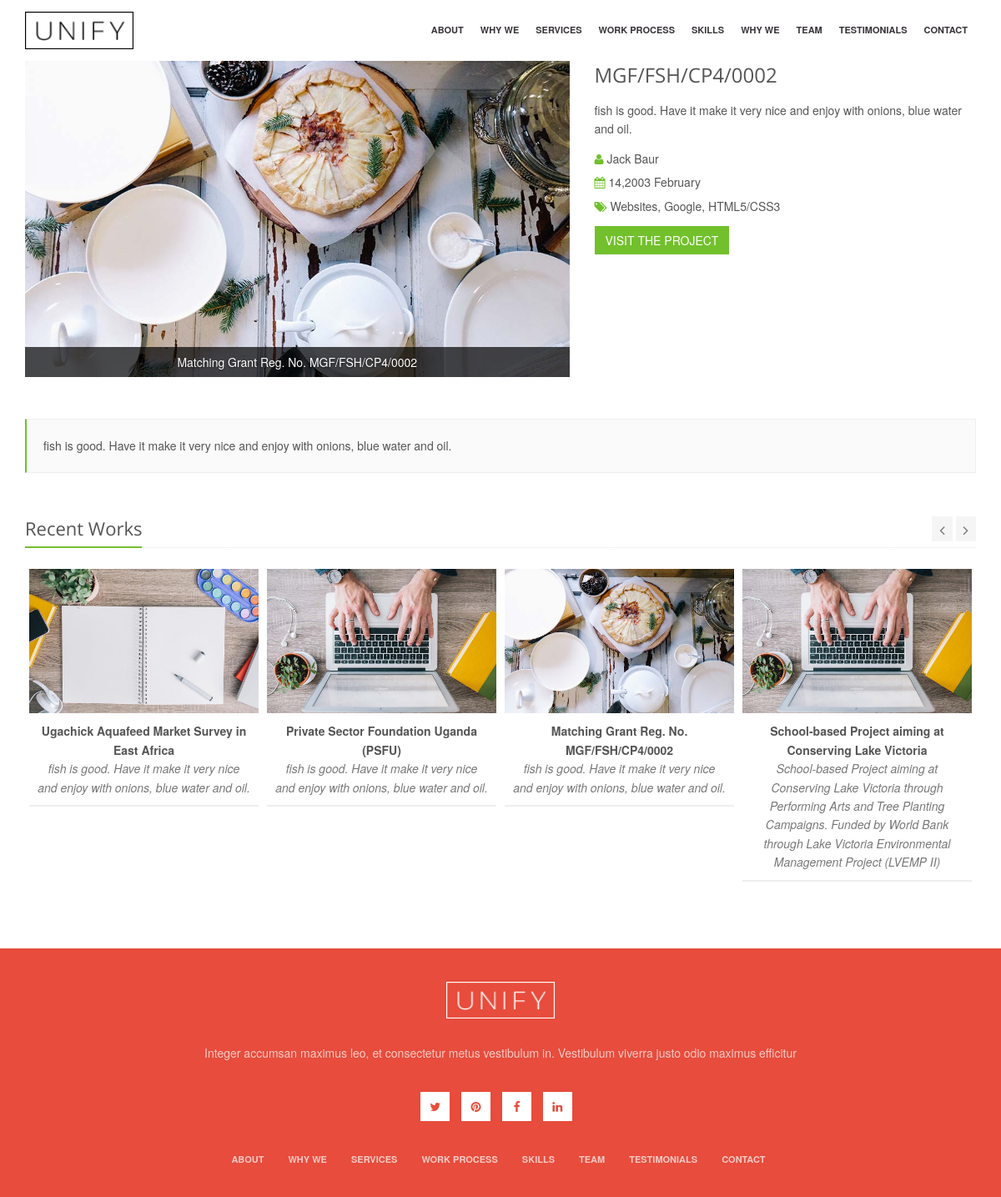
The app's page /welcome/tryPage/3 with its own data.
### tables this page shows
CREATE TABLE `portifolio` (
  `portifolio_id` int(30) NOT NULL,
  `portifolio_name` varchar(230) NOT NULL,
  `portifolio_image` varchar(150) NOT NULL,
  `portifolio_description` text NOT NULL,
  `date_joined` datetime NOT NULL DEFAULT CURRENT_TIMESTAMP,
  `category` enum('Fishery','Educ','philosp','market') NOT NULL
);

### application/controllers/Welcome.php (called while the page is built, shortened)
<?php
class Welcome extends CI_Controller {
	public function __construct(){
		$this->load->model("Portifolio");
	}
	public function tryPage( $id )
	{
		$data = array("portifolio"=>$this->Portifolio->get_portifolio($id), "portifolios"=>$this->Portifolio->get_portifolios());
		$this->load->view('try', $data);
	}
}

### index.php (called while the page is built, shortened)
<?php
require_once BASEPATH.'core/CodeIgniter.php';

### application/models/Portifolio.php (called while the page is built, shortened)
<?php
class Portifolio extends CI_Model {
    public $table;
    public $order_by;
    function __construct(){
        $this->table = "portifolio";
        $this->order_by = "date_joined";
    }
    function get_portifolios(){
        $this->db->order_by($this->order_by, 'DESC');
        $result  = $this->db->get($this->table);
        return $result->result();
    }
    function get_portifolio($id){
        $this->db->where("portifolio_id", $id);
        $result  = $this->db->get($this->table);
        return $result->row();
    }
}

### application/views/try.php (the view, shortened to what this page needs)
<!DOCTYPE html>
<html lang="en-us">
<head>
	<link rel="stylesheet" href="<?php echo base_url();?>asset1/plugins/bootstrap/css/bootstrap.min.css">
	<link rel="stylesheet" href="<?php echo base_url();?>asset1/css/app.css">
	<link rel="stylesheet" href="<?php echo base_url();?>asset1/css/blocks.css">
	<link rel="stylesheet" href="<?php echo base_url();?>asset1/css/plugins.css">
	<link rel="stylesheet" href="<?php echo base_url();?>asset1/css/style.css">
	<link rel="stylesheet" href="<?php echo base_url();?>asset1/css/headers/header-default.css">
	<link rel="stylesheet" href="<?php echo base_url();?>asset1/css/footers/footer-v1.css">
	<link rel="stylesheet" href="<?php echo base_url();?>assets/css/portfolio-v2.css">
    <link rel="stylesheet" href="<?php echo base_url();?>assets/plugins/owl-carousel/owl-carousel/owl.carousel.css">
	<link rel="stylesheet" href="<?php echo base_url();?>asset1/plugins/animate.css">
	<link rel="stylesheet" href="<?php echo base_url();?>asset1/plugins/line-icons/line-icons.css">
	<link rel="stylesheet" href="<?php echo base_url();?>asset1/plugins/font-awesome/css/font-awesome.min.css">
	<link rel="stylesheet" href="<?php echo base_url();?>asset1/plugins/owl-carousel2/assets/owl.carousel.css">
	<link rel="stylesheet" href="<?php echo base_url();?>asset1/plugins/sky-forms-pro/skyforms/css/sky-forms.css">
	<link rel="stylesheet" href="<?php echo base_url();?>asset1/plugins/sky-forms-pro/skyforms/custom/custom-sky-forms-v2.css">
	<link rel="stylesheet" type="text/css" href="<?php echo base_url();?>asset1/plugins/revolution-slider/revolution/fonts/pe-icon-7-stroke/css/pe-icon-7-stroke.css">
	<link rel="stylesheet" type="text/css" href="<?php echo base_url();?>asset1/plugins/revolution-slider/revolution/css/settings.css">
	<link rel="stylesheet" type="text/css" href="<?php echo base_url();?>asset1/plugins/revolution-slider/revolution/css/layers.css">
	<link rel="stylesheet" type="text/css" href="<?php echo base_url();?>asset1/plugins/revolution-slider/revolution/css/navigation.css">
	<link rel="stylesheet" href="<?php echo base_url();?>asset1/css/agency.style.css">
	<link rel="stylesheet" href="<?php echo base_url();?>asset1/css/custom.css">
</head>
<body id="body" data-spy="scroll" data-target=".one-page-header" class="demo-lightbox-gallery">
	<main class="wrapper">
		<nav class="one-page-header navbar navbar-default navbar-fixed-top one-page-nav-scrolling one-page-nav__fixed" data-role="navigation">
			<div class="container">
				<div class="menu-container page-scroll">
					<a class="navbar-brand" href="#body">
						<img src="<?php echo base_url();?>assets/img/logo-dark3.png" alt="">
					</a>
				</div>
				<div class="collapse navbar-collapse navbar-ex1-collapse">
					<div class="menu-container">
						<ul class="nav navbar-nav">
							<li class="page-scroll">
								<a href="<?php echo base_url();?>welcome/index#About">
									<span data-hover="About">About</span>
								</a>
							</li>
							<li class="page-scroll">
								<a href="<?php echo base_url();?>welcome/index#WhyWe">
									<span data-hover="Why We">Why We</span>
								</a>
							</li>
							<li class="page-scroll">
								<a href="<?php echo base_url();?>welcome/index#Services">
									<span data-hover="Services">Services</span>
								</a>
							</li>
							<li class="page-scroll">
								<a href="<?php echo base_url();?>welcome/index#WorkProcess">
									<span data-hover="Work Process">Work Process</span>
								</a>
							</li>
							<li class="page-scroll">
								<a href="<?php echo base_url();?>welcome/index#Skills">
									<span data-hover="Skills">Skills</span>
								</a>
							</li>
							<li class="page-scroll">
								<a href="<?php echo base_url();?>welcome/index#Portifolio">
									<span data-hover="Why We">Why We</span>
								</a>
							</li>
							<li class="page-scroll">
								<a href="<?php echo base_url();?>welcome/index#Team">
									<span data-hover="Team">Team</span>
								</a>
							</li>
							<li class="page-scroll">
								<a href="<?php echo base_url();?>welcome/index#Testimonials">
									<span data-hover="Testimonials">Testimonials</span>
								</a>
							</li>
							<li class="page-scroll">
								<a href="<?php echo base_url();?>/welcome/index#Contact">
									<span data-hover="Contact">Contact</span>
								</a>
							</li>
						</ul>
					</div>
				</div>
			</div>
		</nav>
		 <div class="container content">
    	<div class="row portfolio-item margin-bottom-50">
            <div class="col-md-7">
                <div class="carousel slide carousel-v1" id="myCarousel">
                    <div class="carousel-inner">
                        <div class="item active">
                            <img alt="" src="<?php echo base_url();?>assets/img/main/<?php  echo $portifolio->portifolio_image;  ?>">
                            <div class="carousel-caption">
                                <p><?php echo $portifolio->portifolio_name; ?></p>
                            </div>
                        </div>
                    </div>
                </div>
            </div>
            <div class="col-md-5">
            	<h2><?php  echo $portifolio->portifolio_name;  ?></h2>
                <p><?php  echo $portifolio->portifolio_description;  ?></p>
                <ul class="list-unstyled">
                	<li><i class="fa fa-user color-green"></i> Jack Baur</li>
                	<li><i class="fa fa-calendar color-green"></i> 14,2003 February</li>
                	<li><i class="fa fa-tags color-green"></i> Websites, Google, HTML5/CSS3</li>
                </ul>
                <a href="#" class="btn-u btn-u-large">VISIT THE PROJECT</a>
            </div>
        </div>
        <div class="tag-box tag-box-v2">
			<p><?php  echo $portifolio->portifolio_description;  ?></p>
        </div>
        <div class="owl-carousel-v1 owl-work-v1 margin-bottom-40">
            <div class="headline"><h2 class="pull-left">Recent Works</h2>
                <div class="owl-navigation">
                    <div class="customNavigation">
                        <a class="owl-btn prev-v2"><i class="fa fa-angle-left"></i></a>
                        <a class="owl-btn next-v2"><i class="fa fa-angle-right"></i></a>
                    </div>
                </div>
            </div>
            <div class="owl-recent-works-v1">
				<?php
					if( count( $portifolios) > 0 ) {
							foreach( $portifolios as $portifolio){
							echo '<div class="item">
								<a href="'.base_url().'welcome/tryPage/'.$portifolio->portifolio_id.'">
								<em class="overflow-hidden">
								<img class="img-responsive" src="'.base_url().'assets/img/main/'.$portifolio->portifolio_image.'" alt="">
								</em>
								<span>
								<strong>'.$portifolio->portifolio_name.'</strong>
								<i>'.$portifolio->portifolio_description.'</i>
								</span>
								</a>
							</div>';
							}
					}
				?>
            </div>
        </div>
    </div>
		<div class="footer-v9 text-center">
			<div class="container">
				<div class="page-scroll">
					<a href="#body" class="footer-logo">
						<img src="<?php echo base_url();?>assets/img/logo-light3.png" alt="Logo" class="g-mb-30">
					</a>
				</div>
				<div class="g-mb-35">Integer accumsan maximus leo, et consectetur metus vestibulum in. Vestibulum viverra justo odio maximus efficitur</div>
				<ul class="g-social-icons-v2 g-mb-30">
					<li>
						<a href="#">
							<i class="fa fa-twitter"></i>
						</a>
					</li>
					<li>
						<a href="#">
							<i class="fa fa-pinterest"></i>
						</a>
					</li>
					<li>
						<a href="#">
							<i class="fa fa-facebook"></i>
						</a>
					</li>
					<li>
						<a href="#">
							<i class="fa fa-linkedin"></i>
						</a>
					</li>
				</ul>
				<ul class="footer-v9-menu list-inline">
					<li class="page-scroll">
						<a href="#About">About</a>
					</li>
					<li class="page-scroll">
						<a href="#WhyWe">Why We</a>
					</li>
					<li class="page-scroll">
						<a href="#Services">Services</a>
					</li>
					<li class="page-scroll">
						<a href="#WorkProcess">Work Process</a>
					</li>
					<li class="page-scroll">
						<a href="#Skills">Skills</a>
					</li>
					<li class="page-scroll">
						<a href="#Team">Team</a>
					</li>
					<li class="page-scroll">
						<a href="#Testimonials">Testimonials</a>
					</li>
					<li class="page-scroll">
						<a href="#Contact">Contact</a>
					</li>
				</ul>
			</div>
		</div>
	</main>
</body>
</html>

### asset1/css/app.css (style rules this page uses)
* { border-radius: 0; }
a, a:focus, a:hover, a:active, button, button:hover { outline: 0 !important; }
h2 { font-size: 24px; line-height: 33px; }
h1, h2, h3, h4, h5, h6 { color: #555; margin-top: 5px; text-shadow: none; font-weight: normal; font-family: "Open Sans", Arial, sans-serif; }
.headline { display: block; margin: 10px 0 25px 0; border-bottom: 1px dotted #e4e9f0; }
.headline h2 { font-size: 22px; }
.headline h2, .headline h3, .headline h4 { margin: 0 0 -2px 0; padding-bottom: 5px; display: inline-block; border-bottom: 2px solid #72c02c; }
.carousel-v1 .carousel-caption { left: 0; right: 0; bottom: 0; padding: 7px 15px; background: rgba(0, 0, 0, 0.7); }
.carousel-v1 .carousel-caption p { color: #fff; margin-bottom: 0; }
.btn-u { border: 0; color: #fff; font-size: 14px; cursor: pointer; font-weight: 400; padding: 6px 13px; position: relative; background: #72c02c; white-space: nowrap; display: inline-block; text-decoration: none; }
i.icon-color-u, i.icon-color-red, i.icon-color-sea, i.icon-color-dark, i.icon-color-grey, i.icon-color-blue, i.icon-color-green, i.icon-color-yellow, i.icon-color-orange, i.icon-color-purple, i.icon-color-aqua, i.icon-color-brown, i.icon-color-dark-blue, i.icon-color-light-grey, i.icon-color-light-green, { background: none; }
.tag-box { padding: 20px; background: #fff; margin-bottom: 30px; }
.tag-box p { margin-bottom: 0; }
.tag-box-v2 { background: #fafafa; border: solid 1px #eee; border-left: solid 2px #72c02c; }
.content { padding-top: 40px; padding-bottom: 40px; }
.margin-bottom-5, .margin-bottom-10, .margin-bottom-15, .margin-bottom-20, .margin-bottom-25, .margin-bottom-30, .margin-bottom-35, .margin-bottom-40, .margin-bottom-45, .margin-bottom-50, .margin-bottom-55, .margin-bottom-60, .margin-bottom-100 { clear:both; }
.margin-bottom-40 { margin-bottom:40px; }
.margin-bottom-50 { margin-bottom:50px; }
.color-green { color: #72c02c; }
.overflow-hidden { overflow: hidden; }

### assets1/css/plugins.css (style rules this page uses)
.owl-btn { color: #777; cursor: pointer; font-size: 18px; padding: 2px 9px; text-align: center; background: #f5f5f5; }
.owl-carousel-v1 .owl-navigation { text-align: right; margin-bottom: 20px; }
.owl-carousel-v1 .item { margin: 0 5px; }
.owl-carousel-v1 .item img { text-align: center; }
.owl-work-v1 .owl-navigation { top: 3px; position: relative; }
.owl-work-v1 .owl-navigation { margin-bottom: 10px; }
.owl-work-v1 .item a { text-align: center; }
.owl-work-v1 .item em.overflow-hidden { display: block; }
.owl-work-v1 .item a span { display: block; padding: 10px; border-bottom: solid 2px #eee; }
.owl-work-v1 .item a strong { color: #555; display: block; }
.owl-work-v1 .item a i { color: #777; }
.owl-work-v1 .item a img { -webkit-transition: all 0.8s ease-in-out; -moz-transition: all 0.8s ease-in-out; -o-transition: all 0.8s ease-in-out; -ms-transition: all 0.8s ease-in-out; transition: all 0.8s ease-in-out; }

### asset1/css/style.css (style rules this page uses)
body { color: #333; font-size: 13px; line-height: 1.6; }
p, li, li a, label { color: #555; }
a { color: #72c02c; text-decoration: none; }
a, a:focus, a:hover, a:active { outline: 0 !important; }
.wrapper { background: #fff; }
.footer-logo { margin: 17px 0 20px; }
.portfolio-item h2 { color: #555; font-size: 24px; margin: 0 0 15px; }
.portfolio-item li { padding: 3px 0; }

### records on screen
portifolio: portifolio_image (picture), portifolio_name "Matching Grant Reg. No. MGF/FSH/CP4/0002", portifolio_description "fish is good. Have it make it very nice and enjoy with onions, blue water and oil."
portifolio: portifolio_image (picture), portifolio_name "Ugachick Aquafeed Market Survey in East Africa", portifolio_description "fish is good. Have it make it very nice and enjoy with onions, blue water and oil."
portifolio: portifolio_image (picture), portifolio_name "Private Sector Foundation Uganda (PSFU)", portifolio_description "fish is good. Have it make it very nice and enjoy with onions, blue water and oil."
portifolio: portifolio_image (picture), portifolio_name "School-based Project aiming at Conserving Lake Victoria", portifolio_description "School-based Project aiming at Conserving Lake Victoria through Performing Arts and Tree Planting Campaigns. Funded by World Bank through Lake Victoria Environmental Management Project (LVEMP II)"
